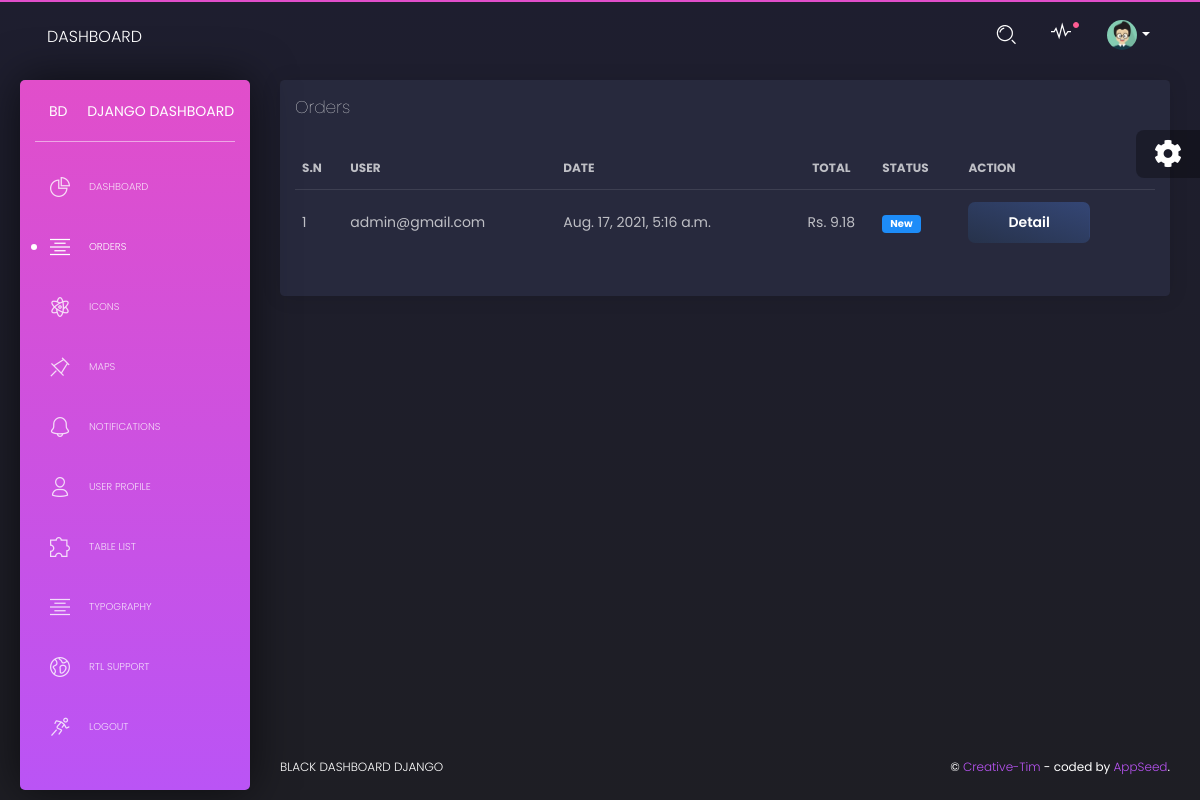
/myadmin/orders/ (signed in), run on an earlier commit of the app's database.
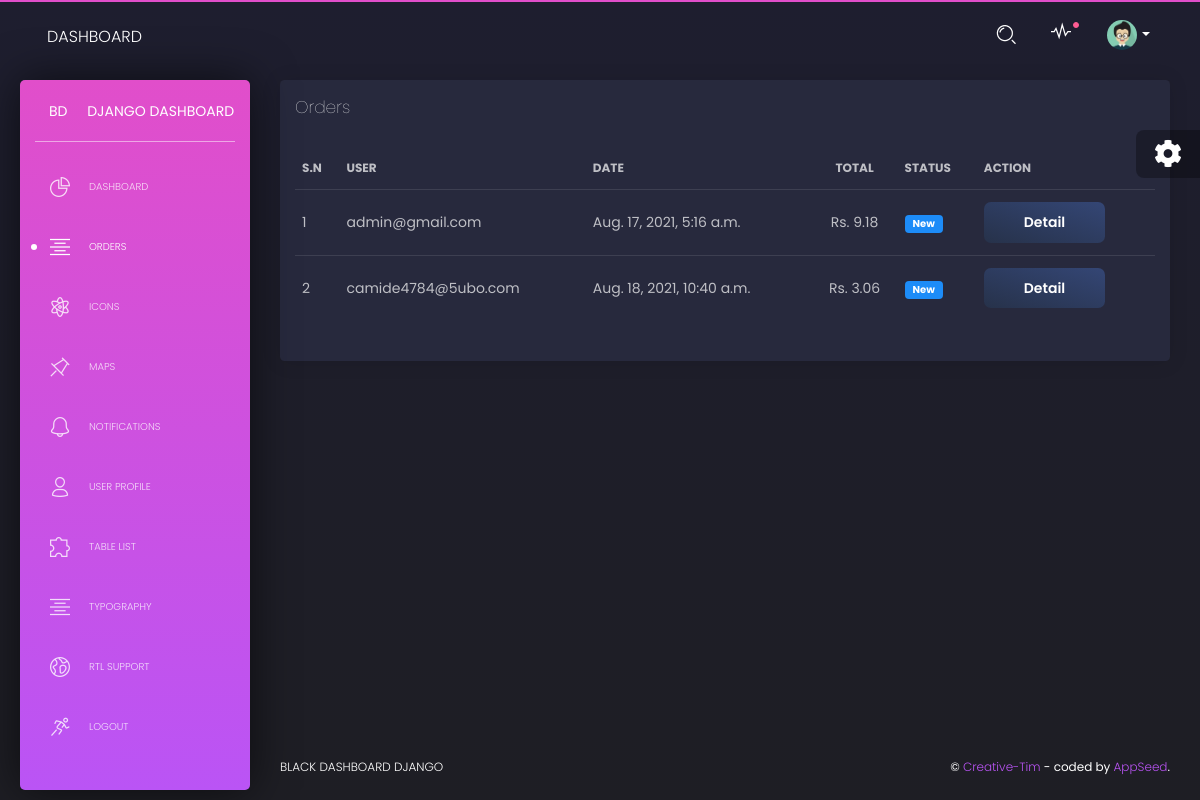
And on a later commit of the database.
### orders/models.py (models this page shows, shortened)
class Order(models.Model):
    STATUS = (
        ('Pending', 'Pending'),
        ('Accepted', 'Accepted'),
        ('In Progress', 'In Progress'),
        ('Delivered', 'Delivered'),
        ('Completed', 'Completed'),
        ('Cancelled', 'Cancelled'),
    )
    user = models.ForeignKey(Account, on_delete=models.SET_NULL, null=True)
    payment = models.ForeignKey(
        Payment, on_delete=models.SET_NULL, blank=True, null=True)
    order_number = models.CharField(max_length=20)
    first_name = models.CharField(max_length=50)
    last_name = models.CharField(max_length=50)
    phone = models.CharField(max_length=15)
    email = models.EmailField(max_length=50)
    address_line_1 = models.CharField(max_length=50)
    address_line_2 = models.CharField(max_length=50, blank=True)
    country = models.CharField(max_length=50)
    state = models.CharField(max_length=50)
    city = models.CharField(max_length=50)
    order_note = models.CharField(max_length=100, blank=True)
    order_total = models.FloatField()
    tax = models.FloatField()
    status = models.CharField(max_length=15, choices=STATUS, default='Pending')
    ip = models.CharField(blank=True, max_length=20)
    is_ordered = models.BooleanField(default=False)
    created_at = models.DateTimeField(auto_now_add=True)
    updated_at = models.DateTimeField(auto_now=True)

### accounts/models.py (models this page shows, shortened)
class Account(AbstractBaseUser):
    first_name      = models.CharField(max_length=50)
    last_name       = models.CharField(max_length=50)
    username        = models.CharField(max_length=50, unique=True)
    email           = models.EmailField(max_length=100, unique=True)
    phone_number    = models.CharField(max_length=50)
    date_joined     = models.DateTimeField(auto_now_add=True)
    last_login      = models.DateTimeField(auto_now_add=True)
    is_admin        = models.BooleanField(default=False)
    is_staff        = models.BooleanField(default=False)
    is_active        = models.BooleanField(default=False)
    is_superadmin        = models.BooleanField(default=False)
    USERNAME_FIELD = 'email'
    REQUIRED_FIELDS = ['username', 'first_name', 'last_name']
    objects = MyAccountManager()
    def __str__(self):
        return self.email

### myadmin/views.py (the view)
# urls.py: path('orders/', views.OrderListView.as_view(), name="orders"),
class OrderListView(UserPassesTestMixin, ListView):
    template_name = "myadmin/orders.html"
    model = Order
    def test_func(self):
        if self.request.user.is_authenticated:
            return self.request.user.is_staff
        return False

### carts/context_processors.py (called while the page is built, shortened)
def counter(request):
    cart_count = 0
    if 'admin' in request.path:
        return {}
    return dict(cart_count=cart_count)

### category/context_processors.py (called while the page is built)
def menu_links(request):
    links = Category.objects.all()
    return dict(links=links)

### myadmin/templates/myadmin/orders.html (shortened to what this page needs)
{% extends 'myadmin/layouts/base.html' %}
{% block content %}
<div class="row">
  <div class="col-md-12">
    <div class="card ">
      <div class="card-header">
        <h4 class="card-title"> Orders</h4>
      </div>
      <div class="card-body">
        <div class="table-responsive">
          <table class="table tablesorter" id="">
            <thead class=" text-primary">
              <tr>
                <th>
                  S.N
                </th>
                <th>
                  User
                </th>
                <th>
                  Date
                </th>
                <th class="text-center">
                  Total
                </th>
                <th>
                Status
                </th>
                <th>
                Action
                </th>
              </tr>
            </thead>
            <tbody>
              {% for order in object_list %}
              <tr>
              <td>
              {{forloop.counter}}
              </td>
                <td>
                  {{order.user}}
                </td>
                <td>
                  {{order.created_at}}
                </td>
                <td class="text-center">
                  Rs. {{order.order_total}}
                </td>
                <td>
                  <span class="badge badge-info">{{order.status}}</span>
                </td>
                <td>
                <a href="{% url 'myadmin:order-detail' order.id %}" class="btn btn-fill btn-secondary">Detail</a>
                </td>
              </tr>
              {% endfor %}
            </tbody>
          </table>
        </div>
      </div>
    </div>
  </div>
</div>
{% endblock content %}

What changed in the data, as far as the page shows it:
added Order: user "camide4784@5ubo.com", created_at "Aug. 18, 2021, 10:40 a.m.", order_total "3.06", status "New"
